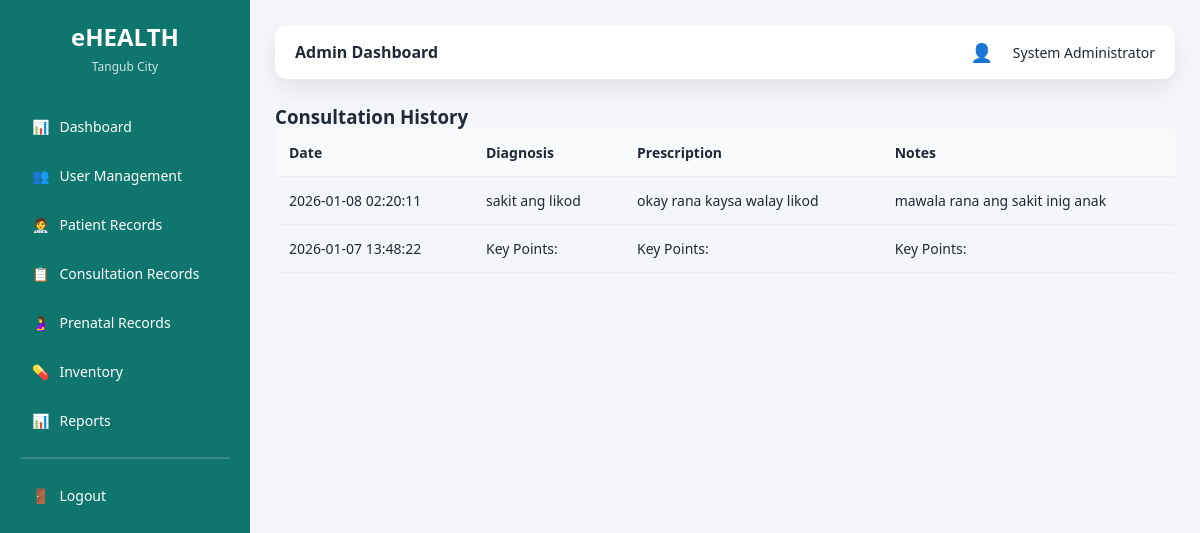
Screenshot of /doctor/consultation_history.php (signed in) with the database file from the repository.
### tables this page shows
CREATE TABLE `consultations` (
  `consultation_id` int(11) NOT NULL,
  `appointment_id` int(11) NOT NULL,
  `doctor_id` int(11) NOT NULL,
  `patient_id` int(11) NOT NULL,
  `symptoms` text DEFAULT NULL,
  `diagnosis` text DEFAULT NULL,
  `prescription` text DEFAULT NULL,
  `notes` text DEFAULT NULL,
  `created_at` timestamp NOT NULL DEFAULT current_timestamp()
);

### doctor/consultation_history.php (the view, shortened to what this page needs)
<?php
require_once "../config/database.php";
$patient_id = intval($_GET['patient_id']);
$history = mysqli_query(
    $conn,
    "SELECT diagnosis, prescription, notes, created_at
     FROM consultations
     WHERE patient_id = $patient_id
     ORDER BY created_at DESC"
);
?>
<!DOCTYPE html>
<html>
<head>
    <link rel="stylesheet" href="../assets/css/ui.css">
</head>
<body>
<div class="layout">
<?php require_once "../layouts/sidebar.php"; ?>
<main class="main">
<?php require_once "../layouts/topbar.php"; ?>
<h3>Consultation History</h3>
<table>
<tr>
    <th>Date</th>
    <th>Diagnosis</th>
    <th>Prescription</th>
    <th>Notes</th>
</tr>
<?php while ($row = mysqli_fetch_assoc($history)): ?>
<tr>
    <td><?= $row['created_at'] ?></td>
    <td><?= nl2br($row['diagnosis']) ?></td>
    <td><?= nl2br($row['prescription']) ?></td>
    <td><?= nl2br($row['notes']) ?></td>
</tr>
<?php endwhile; ?>
</table>
</main>
</div>
</body>
</html>

### assets/css/ui.css (style rules this page uses)
:root { --primary: #0f766e; --primary-dark: #115e59; --background: #f4f6f9; --card-bg: #ffffff; --text-dark: #1f2937; --accent: #f59e0b; --danger: #dc2626; --success: #16a34a; --shadow: 0 10px 25px rgba(0,0,0,0.08); }
* { margin: 0; padding: 0; box-sizing: border-box; font-family: "Segoe UI", Tahoma, sans-serif; }
body { background: var(--background); color: var(--text-dark); }
.layout { display: flex; min-height: 100vh; }
.main { flex: 1; padding: 25px; background: var(--background); overflow-y: auto; }
table { width: 100%; border-collapse: collapse; }
table th, table td { padding: 14px; border-bottom: 1px solid #eee; text-align: left; font-size: 14px; }
table th { background: #f8fafc; font-weight: 600; }

### rows the page displays
consultations: created_at "2026-01-08 02:20:11", diagnosis "sakit ang likod", prescription "okay rana kaysa walay likod", notes "mawala rana ang sakit inig anak"
consultations: created_at "2026-01-07 13:48:22", diagnosis "Key Points:", prescription "Key Points:", notes "Key Points:"

### other values shown
$role "Admin"
$full_name "System Administrator"
